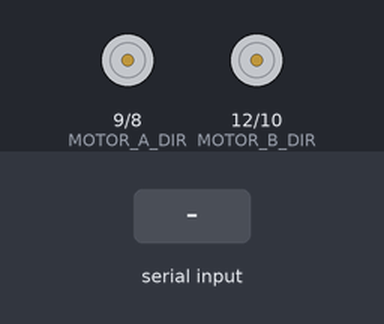
Recording of a sketch running on a simulated Arduino Uno, built with avr-gcc and run on an emulated ATmega328P. On the bench: direction and speed pins drawn as motors (green arrow = direction pin HIGH = forward, orange = LOW = backward, longer = more drive). Inputs (shaded band) come from the test bench. What the sketch prints to the serial monitor is not drawn.

Above: at 1.2 s.
1.3 s: "1" received over Serial
At 2.8 s:
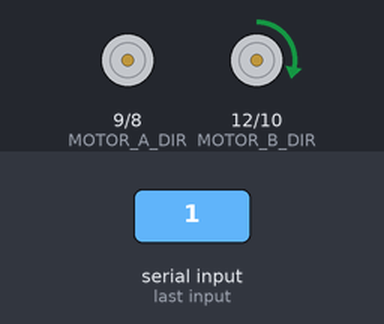
3.8 s: "2" received over Serial
At 5.9 s:
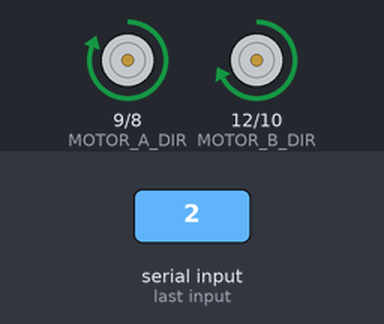
6.3 s: "7" received over Serial
At 7.9 s:
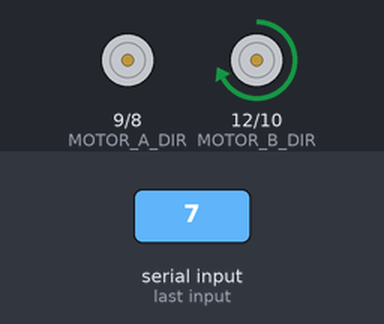
8.8 s: "8" received over Serial
At 9.6 s:
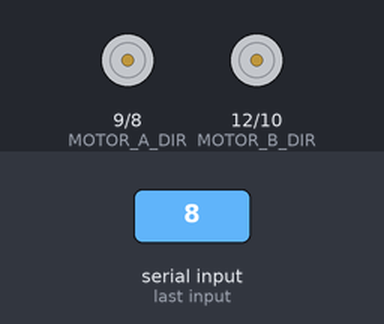
11.3 s: "4" received over Serial
At 12.9 s:
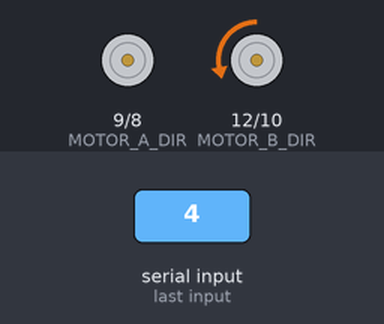
13.8 s: "5" received over Serial
At 16.0 s:
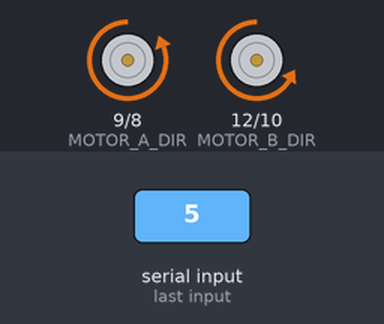
Timing chart, 0 to 17.3 s (numbered marks = the images above; inputs shaded):
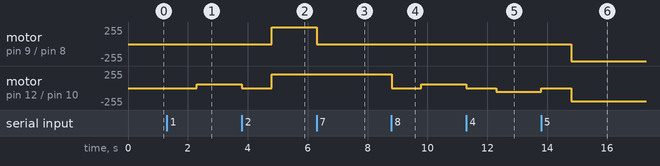

Measured:
- after the input at 1.3 s, motor on pin 12 (MOTOR_B_DIR) / pin 10 (MOTOR_B_PWM): stopped → forward 55/255 after 1.0 s
- after the input at 3.8 s, motor on pin 9 (MOTOR_A_DIR) / pin 8 (MOTOR_A_PWM): stopped → forward 255/255 after 1.0 s; motor on pin 12 (MOTOR_B_DIR) / pin 10 (MOTOR_B_PWM): forward 55/255 → stopped at once, → forward 205/255 1.0 s later
- after the input at 6.3 s, motor on pin 9 (MOTOR_A_DIR) / pin 8 (MOTOR_A_PWM): forward 255/255 → stopped at once
- after the input at 8.8 s, motor on pin 12 (MOTOR_B_DIR) / pin 10 (MOTOR_B_PWM): forward 205/255 → stopped at once, → forward 55/255 1.0 s later
- after the input at 11.3 s, motor on pin 12 (MOTOR_B_DIR) / pin 10 (MOTOR_B_PWM): forward 55/255 → stopped at once, → backward 55/255 1.0 s later
- after the input at 13.8 s, motor on pin 9 (MOTOR_A_DIR) / pin 8 (MOTOR_A_PWM): stopped → backward 255/255 after 1.0 s; motor on pin 12 (MOTOR_B_DIR) / pin 10 (MOTOR_B_PWM): backward 55/255 → stopped at once, → backward 200/255 1.0 s later

The sketch:

IR_Motor_Driver.ino
```cpp
//Robo Car Example

#include "IRremote.h"
int receiver = 11; // pin 1 of IR receiver to Arduino digital pin 11
IRrecv irrecv(receiver);           // create instance of 'irrecv'
decode_results results;            // create instance of 'decode_results'


// wired connections
#define HG7881_A_IA 8 // D10 --> Motor A Input A --> MOTOR A +
#define HG7881_A_IB 9 // D12 --> Motor A Input B --> MOTOR A -
#define HG7881_B_IA 10 // D10 --> Motor B Input A --> MOTOR B +
#define HG7881_B_IB 12 // D12 --> Motor B Input B --> MOTOR B -

// functional connections
#define MOTOR_A_PWM HG7881_A_IA // Motor A PWM Speed
#define MOTOR_A_DIR HG7881_A_IB // Motor A Direction
#define MOTOR_B_PWM HG7881_B_IA // Motor B PWM Speed
#define MOTOR_B_DIR HG7881_B_IB // Motor B Direction

// the actual values for "fast" and "slow" depend on the motor
#define PWM_SLOW 50  // arbitrary slow speed PWM duty cycle
#define PWM_FAST 200 // arbitrary fast speed PWM duty cycle
#define DIR_DELAY 1000 // brief delay for abrupt motor changes

void setup()
{
  Serial.begin( 9600 );
  irrecv.enableIRIn(); // Start the receiver

  pinMode( MOTOR_A_DIR, OUTPUT );
  pinMode( MOTOR_A_PWM, OUTPUT );
  pinMode( MOTOR_B_DIR, OUTPUT );
  pinMode( MOTOR_B_PWM, OUTPUT );
  digitalWrite( MOTOR_A_DIR, LOW );
  digitalWrite( MOTOR_A_PWM, LOW );
  digitalWrite( MOTOR_B_DIR, LOW );
  digitalWrite( MOTOR_B_PWM, LOW );
}

void loop()
{


  boolean isValidInput;
  // draw a menu on the serial port
  Serial.println( "-----------------------------" );
  Serial.println( "MENU:" );
  Serial.println( "1) Fast forward" );
  Serial.println( "2) Forward" );
  Serial.println( "3) Soft stop (coast)" );
  Serial.println( "4) Reverse" );
  Serial.println( "5) Fast reverse" );
  Serial.println( "6) Hard stop (brake)" );
  Serial.println( "7) L Soft" );
  Serial.println( "8) R Soft" );
  Serial.println( "9) L" );
  Serial.println( "0) R" );
  Serial.println( "-----------------------------" );
  do
  {
    byte c;
    // get the next character from the serial port
    Serial.print( "?" );
    while( !Serial.available() )
      ; // LOOP...
    c = Serial.read();
    // execute the menu option based on the character recieved
    switch( c )
    {
      case '1': // 1) Fast forward
        Serial.println( "Fast forward..." );
        // always stop motors briefly before abrupt changes
        digitalWrite( MOTOR_A_DIR, LOW );
        digitalWrite( MOTOR_A_PWM, LOW );
        digitalWrite( MOTOR_B_DIR, LOW );
        digitalWrite( MOTOR_B_PWM, LOW );
        delay( DIR_DELAY );
        // set the motor speed and direction
        digitalWrite( MOTOR_A_DIR, HIGH ); // direction = forward
        analogWrite( MOTOR_A_PWM, 255-PWM_FAST ); // PWM speed = fast
        digitalWrite( MOTOR_B_DIR, HIGH ); // direction = forward
        analogWrite( MOTOR_B_PWM, 255-PWM_FAST ); // PWM speed = fast
        isValidInput = true;
        break;

      case '2': // 2) Forward
        Serial.println( "Forward..." );
        // always stop motors briefly before abrupt changes
        digitalWrite( MOTOR_A_DIR, LOW );
        digitalWrite( MOTOR_A_PWM, LOW );
        digitalWrite( MOTOR_B_DIR, LOW );
        digitalWrite( MOTOR_B_PWM, LOW );
        delay( DIR_DELAY );
        // set the motor speed and direction
        digitalWrite( MOTOR_A_DIR, HIGH ); // direction = forward
        analogWrite( MOTOR_A_PWM, 255-PWM_SLOW ); // PWM speed = slow
        digitalWrite( MOTOR_B_DIR, HIGH ); // direction = forward
        analogWrite( MOTOR_B_PWM, 255-PWM_SLOW ); // PWM speed = slow
        isValidInput = true;
        break;

      case '3': // 3) Soft stop (preferred)
        Serial.println( "Soft stop (coast)..." );
        digitalWrite( MOTOR_A_DIR, LOW );
        digitalWrite( MOTOR_A_PWM, LOW );
        digitalWrite( MOTOR_B_DIR, LOW );
        digitalWrite( MOTOR_B_PWM, LOW );
        isValidInput = true;
        break;

      case '4': // 4) Reverse
        Serial.println( "Fast forward..." );
        // always stop motors briefly before abrupt changes
        digitalWrite( MOTOR_A_DIR, LOW );
        digitalWrite( MOTOR_A_PWM, LOW );
        digitalWrite( MOTOR_B_DIR, LOW );
        digitalWrite( MOTOR_B_PWM, LOW );
        delay( DIR_DELAY );
        // set the motor speed and direction
        digitalWrite( MOTOR_A_DIR, LOW ); // direction = reverse
        analogWrite( MOTOR_A_PWM, PWM_SLOW ); // PWM speed = slow
        digitalWrite( MOTOR_B_DIR, LOW ); // direction = reverse
        analogWrite( MOTOR_B_PWM, PWM_SLOW ); // PWM speed = slow
        isValidInput = true;
        break;

      case '5': // 5) Fast reverse
        Serial.println( "Fast forward..." );
        // always stop motors briefly before abrupt changes
        digitalWrite( MOTOR_A_DIR, LOW );
        digitalWrite( MOTOR_A_PWM, LOW );
        digitalWrite( MOTOR_B_DIR, LOW );
        digitalWrite( MOTOR_B_PWM, LOW );
        delay( DIR_DELAY );
        // set the motor speed and direction
        digitalWrite( MOTOR_A_DIR, LOW ); // direction = reverse
        analogWrite( MOTOR_A_PWM, PWM_FAST ); // PWM speed = fast
        digitalWrite( MOTOR_B_DIR, LOW ); // direction = reverse
        analogWrite( MOTOR_B_PWM, PWM_FAST ); // PWM speed = fast
        isValidInput = true;
        break;

      case '6': // 6) Hard stop (use with caution)
        Serial.println( "Hard stop (brake)..." );
        digitalWrite( MOTOR_A_DIR, HIGH );
        digitalWrite( MOTOR_A_PWM, HIGH );
        digitalWrite( MOTOR_B_DIR, HIGH );
        digitalWrite( MOTOR_B_PWM, HIGH );
        isValidInput = true;
        break;

      case '7': // 2) L Soft
        Serial.println( "L Soft..." );
        // always stop motors briefly before abrupt changes
        digitalWrite( MOTOR_A_DIR, LOW );
        digitalWrite( MOTOR_A_PWM, LOW );
        delay( DIR_DELAY );
        // set the motor speed and direction
        digitalWrite( MOTOR_A_DIR, HIGH ); // direction = forward
        analogWrite( MOTOR_A_PWM, 255-PWM_FAST ); // PWM speed = fast
        isValidInput = true;
        break;

      case '8': // 2) R Soft
        Serial.println( "R Soft..." );
        // always stop motors briefly before abrupt changes
        digitalWrite( MOTOR_B_DIR, LOW );
        digitalWrite( MOTOR_B_PWM, LOW );
        delay( DIR_DELAY );
        // set the motor speed and direction
        digitalWrite( MOTOR_B_DIR, HIGH ); // direction = forward
        analogWrite( MOTOR_B_PWM, 255-PWM_FAST ); // PWM speed = fast
        isValidInput = true;
        break;

      case '9': // 2) Forward
        Serial.println( "Forward..." );
        // always stop motors briefly before abrupt changes
        digitalWrite( MOTOR_A_DIR, LOW );
        digitalWrite( MOTOR_A_PWM, LOW );
        digitalWrite( MOTOR_B_DIR, LOW );
        digitalWrite( MOTOR_B_PWM, LOW );
        delay( DIR_DELAY );
        // set the motor speed and direction
        digitalWrite( MOTOR_A_DIR, LOW ); // direction = reverse
        analogWrite( MOTOR_A_PWM, PWM_FAST ); // PWM speed = fast
        digitalWrite( MOTOR_B_DIR, HIGH ); // direction = forward
        analogWrite( MOTOR_B_PWM, 255-PWM_FAST ); // PWM speed = fast
        isValidInput = true;
        break;

      case '0': // 2) Forward
        Serial.println( "Forward..." );
        // always stop motors briefly before abrupt changes
        digitalWrite( MOTOR_A_DIR, LOW );
        digitalWrite( MOTOR_A_PWM, LOW );
        digitalWrite( MOTOR_B_DIR, LOW );
        digitalWrite( MOTOR_B_PWM, LOW );
        delay( DIR_DELAY );
        // set the motor speed and direction
        digitalWrite( MOTOR_A_DIR, HIGH ); // direction = forward
        analogWrite( MOTOR_A_PWM, 255-PWM_FAST ); // PWM speed = fast
        digitalWrite( MOTOR_B_DIR, LOW ); // direction = reverse
        analogWrite( MOTOR_B_PWM, PWM_FAST ); // PWM speed = fast
        isValidInput = true;
        break;

      default:
        // wrong character! display the menu again!
        isValidInput = false;
        break;
    }
  } while( isValidInput == true );

  // repeat the main loop and redraw the menu...
}
/*EOF*/
```
